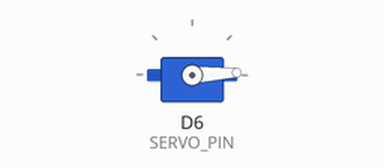
Bench run of a sketch on a simulated ESP8266 (NodeMCU). Shown: servo.

Above: at 0.05 s.
At 1.3 s:
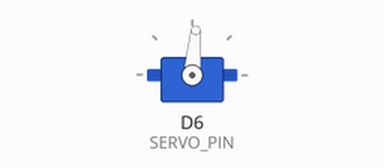
At 2.6 s:
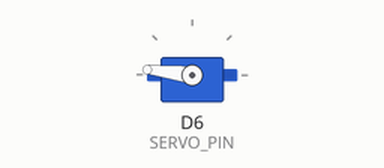
At 5.2 s:
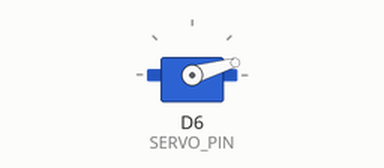
Timing chart, 0 to 7.1 s (numbered marks = the images above):
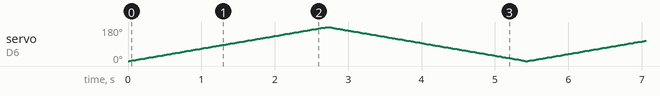

The sketch:

sweep.ino
```cpp
#include <Servo.h>

#define SERVO_PIN D6

Servo myservo;

void setup()
{
  myservo.attach(SERVO_PIN);
}

void loop()
{
  int pos;

  for(pos = 0; pos <= 180; pos += 1) // goes from 0 degrees to 180 degrees
  {                                  // in steps of 1 degree
    myservo.write(pos);              // tell servo to go to position in variable 'pos'
    delay(15);                       // waits 15ms for the servo to reach the position
  }
  for(pos = 180; pos>=0; pos-=1)     // goes from 180 degrees to 0 degrees
  {
    myservo.write(pos);              // tell servo to go to position in variable 'pos'
    delay(15);                       // waits 15ms for the servo to reach the position
  }
}
```
